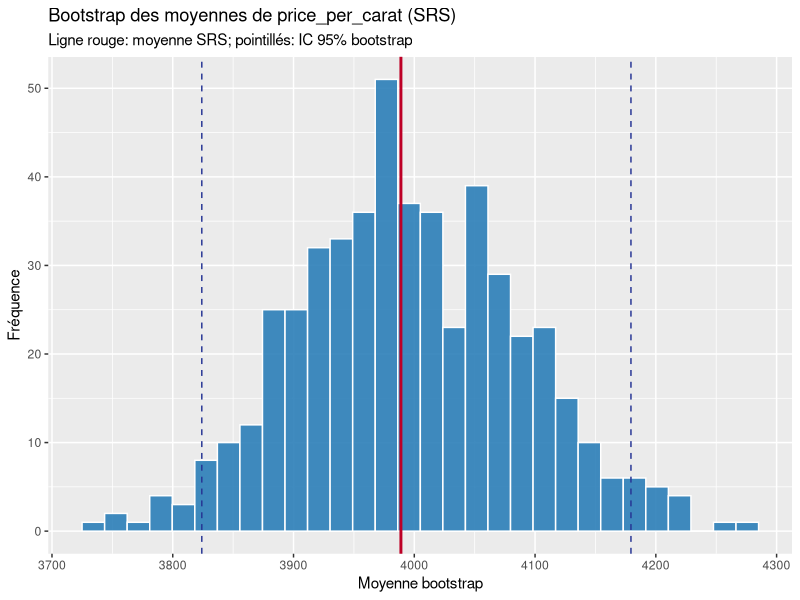

This figure's R source: (Note: this script raises an error after producing the figure.)
## ---- chunk 1
knitr::opts_chunk$set(echo = TRUE, message = FALSE, warning = FALSE, fig.width = 8, fig.height = 5)
suppressPackageStartupMessages({
  library(ggplot2)
  library(dplyr)
  library(tidyr)
  library(purrr)
  library(stringr)
  library(scales)
  library(quantreg)
  library(broom)
})
set.seed(123)
## ---- chunk 2
data("diamonds", package = "ggplot2")
# Création de la variable d'intérêt
Diamonds <- diamonds %>%
  mutate(price_per_carat = price / carat)

# Aperçu
Diamonds %>% select(carat, cut, color, clarity, price, price_per_carat) %>% head()
## ---- chunk 3
# 2) Échantillonnage aléatoire simple sans remise
n_srs <- 500
SRS <- Diamonds %>% dplyr::slice_sample(n = n_srs, replace = FALSE)

# 3) Moyenne de price_per_carat sur l'échantillon SRS
mean_srs_ppc <- mean(SRS$price_per_carat)
mean_srs_ppc
## ---- chunk 4
B <- 500
boot_means <- replicate(B, {
  boot_sample <- dplyr::slice_sample(SRS, n = nrow(SRS), replace = TRUE)
  mean(boot_sample$price_per_carat)
})

ci_boot <- quantile(boot_means, probs = c(0.025, 0.975))
ci_boot

# Histogramme des moyennes bootstrap
as_tibble(boot_means) %>%
  rename(mean_ppc = value) %>%
  ggplot(aes(x = mean_ppc)) +
  geom_histogram(bins = 30, fill = "#2C7FB8", color = "white", alpha = 0.9) +
  geom_vline(xintercept = mean_srs_ppc, color = "#BD0026", size = 1) +
  geom_vline(xintercept = ci_boot[1], linetype = "dashed", color = "#253494") +
  geom_vline(xintercept = ci_boot[2], linetype = "dashed", color = "#253494") +
  labs(title = "Bootstrap des moyennes de price_per_carat (SRS)",
       subtitle = "Ligne rouge: moyenne SRS; pointillés: IC 95% bootstrap",
       x = "Moyenne bootstrap", y = "Fréquence")
## ---- chunk 5
N_total <- nrow(Diamonds)
strata_sizes <- Diamonds %>% count(cut, name = "N_h") %>% arrange(cut)

n_total <- 1000
# Allocation proportionnelle avec correction pour total exact
alloc <- strata_sizes %>%
  mutate(raw = n_total * N_h / sum(N_h),
         n_floor = floor(raw),
         frac = raw - n_floor) %>%
  arrange(desc(frac))
remainder <- n_total - sum(alloc$n_floor)
alloc <- alloc %>% mutate(add = if_else(row_number() <= remainder, 1L, 0L)) %>%
  arrange(cut) %>% mutate(n_draw = n_floor + add) %>% select(cut, n_draw)
alloc

# Tirage stratifié
Strat <- Diamonds %>%
  group_by(cut) %>%
  group_modify(~ dplyr::slice_sample(.x, n = alloc$n_draw[alloc$cut == unique(.x$cut)], replace = FALSE)) %>%
  ungroup()

nrow(Strat)
Strat %>% count(cut)
## ---- chunk 6
strat_stats <- Strat %>%
  group_by(cut) %>%
  summarise(
    n = n(),
    mean_ppc = mean(price_per_carat),
    sd_ppc = sd(price_per_carat)
  )
strat_stats
## ---- chunk 7
mean_strat_ppc <- mean(Strat$price_per_carat)

tibble(
  methode = c("SRS (n=500)", "Stratifié proportionnel (n=1000)"),
  moyenne_price_per_carat = c(mean_srs_ppc, mean_strat_ppc)
)
## ---- chunk 8
B_strat <- 1000
strat_boot_tbl <- map_dfr(seq_len(B_strat), function(b) {
  boot_df <- Strat %>%
    group_by(cut) %>%
    group_modify(~ dplyr::slice_sample(.x, n = nrow(.x), replace = TRUE)) %>%
    ungroup()
  boot_df %>% group_by(cut) %>% summarise(mean_ppc = mean(price_per_carat), .groups = "drop") %>%
    mutate(iteration = b)
})

ci_strat_by_cut <- strat_boot_tbl %>%
  group_by(cut) %>%
  summarise(
    mean_boot = mean(mean_ppc),
    lower = quantile(mean_ppc, 0.025),
    upper = quantile(mean_ppc, 0.975),
    .groups = "drop"
  )
ci_strat_by_cut

# Visualisation: histogrammes des moyennes bootstrap par strate
p_hist_strata <- strat_boot_tbl %>%
  ggplot(aes(x = mean_ppc)) +
  geom_histogram(bins = 30, fill = "#74A9CF", color = "white") +
  facet_wrap(~ cut, scales = "free_x") +
  labs(title = "Bootstrap stratifié des moyennes par strate (cut)", x = "Moyenne bootstrap par strate", y = "Fréquence")

p_hist_strata

# Visualisation: points et barres d'IC par strate
ci_strat_by_cut %>%
  ggplot(aes(x = cut, y = mean_boot)) +
  geom_point(size = 2, color = "#045A8D") +
  geom_errorbar(aes(ymin = lower, ymax = upper), width = 0.15, color = "#045A8D") +
  labs(title = "Moyennes bootstrap et IC 95% par strate", x = "Strate (cut)", y = "Moyenne price_per_carat")
## ---- chunk 9
# S'assurer que color et clarity sont des facteurs (c'est le cas par défaut dans diamonds)
Strat <- Strat %>% mutate(
  color = factor(color),
  clarity = factor(clarity)
)

fit_rq <- rq(price_per_carat ~ carat + color + clarity, data = Strat, tau = 0.5)
summary(fit_rq)
## ---- chunk 10
B_coef <- 1000
coef_names <- names(coef(fit_rq))

boot_coefs <- map_dfr(seq_len(B_coef), function(b) {
  boot_df <- Strat %>%
    group_by(cut) %>%
    group_modify(~ dplyr::slice_sample(.x, n = nrow(.x), replace = TRUE)) %>%
    ungroup()
  fit_b <- tryCatch(rq(price_per_carat ~ carat + color + clarity, data = boot_df, tau = 0.5), error = function(e) NULL)
  if (is.null(fit_b)) {
    return(tibble(iteration = b, term = coef_names, estimate = NA_real_))
  }
  tibble(iteration = b, term = names(coef(fit_b)), estimate = as.numeric(coef(fit_b)))
})

ci_coefs <- boot_coefs %>%
  filter(!is.na(estimate)) %>%
  group_by(term) %>%
  summarise(
    median = median(estimate),
    lower = quantile(estimate, 0.025),
    upper = quantile(estimate, 0.975),
    .groups = "drop"
  ) %>% arrange(term)

ci_coefs

# Visualisation des coefficients avec IC
ci_coefs %>%
  ggplot(aes(x = reorder(term, median), y = median)) +
  geom_point(color = "#238B45") +
  geom_errorbar(aes(ymin = lower, ymax = upper), width = 0.2, color = "#238B45") +
  geom_hline(yintercept = 0, linetype = "dotted", color = "grey40") +
  coord_flip() +
  labs(title = "Coefficients (tau = 0.5) et IC bootstrap 95%",
       x = "Terme", y = "Effet estimé sur la médiane de price_per_carat")
## ---- chunk 11
median_carat <- median(Strat$carat)
ref_color <- names(sort(table(Strat$color), decreasing = TRUE))[1]
ref_clarity <- names(sort(table(Strat$clarity), decreasing = TRUE))[1]

# Effet de color (clarity fixée à la modalité la plus fréquente)
new_color <- tibble(
  carat = median_carat,
  color = factor(levels(Strat$color), levels = levels(Strat$color)),
  clarity = factor(ref_clarity, levels = levels(Strat$clarity))
)
new_color <- new_color %>% mutate(pred_median_ppc = as.numeric(predict(fit_rq, newdata = new_color)))

p_color <- new_color %>%
  ggplot(aes(x = color, y = pred_median_ppc)) +
  geom_point(size = 2, color = "#1D91C0") +
  geom_line(aes(group = 1), color = "#1D91C0", alpha = 0.6) +
  labs(title = paste0("Effet de color sur la médiane prédite (carat=", round(median_carat, 2), ", clarity=", ref_clarity, ")"),
       x = "Color", y = "Médiane prédite de price_per_carat")

p_color

# Effet de clarity (color fixée à la modalité la plus fréquente)
new_clarity <- tibble(
  carat = median_carat,
  color = factor(ref_color, levels = levels(Strat$color)),
  clarity = factor(levels(Strat$clarity), levels = levels(Strat$clarity))
)
new_clarity <- new_clarity %>% mutate(pred_median_ppc = as.numeric(predict(fit_rq, newdata = new_clarity)))

p_clarity <- new_clarity %>%
  ggplot(aes(x = clarity, y = pred_median_ppc)) +
  geom_point(size = 2, color = "#41AB5D") +
  geom_line(aes(group = 1), color = "#41AB5D", alpha = 0.6) +
  labs(title = paste0("Effet de clarity sur la médiane prédite (carat=", round(median_carat, 2), ", color=", ref_color, ")"),
       x = "Clarity", y = "Médiane prédite de price_per_carat")

p_clarity
## ---- chunk 12
sessionInfo()
